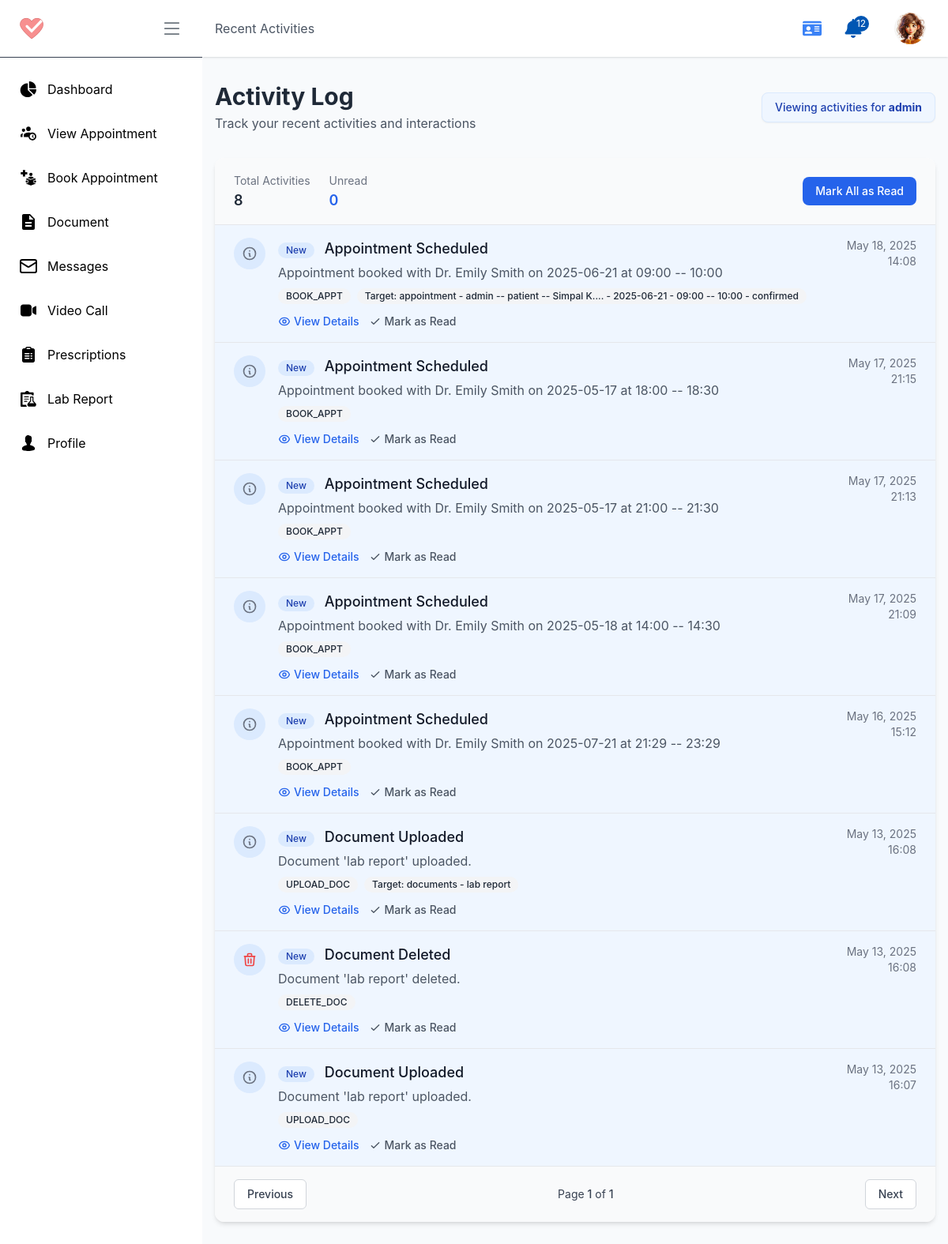
/p/activities/ (signed in), run on an earlier commit of the app's database.
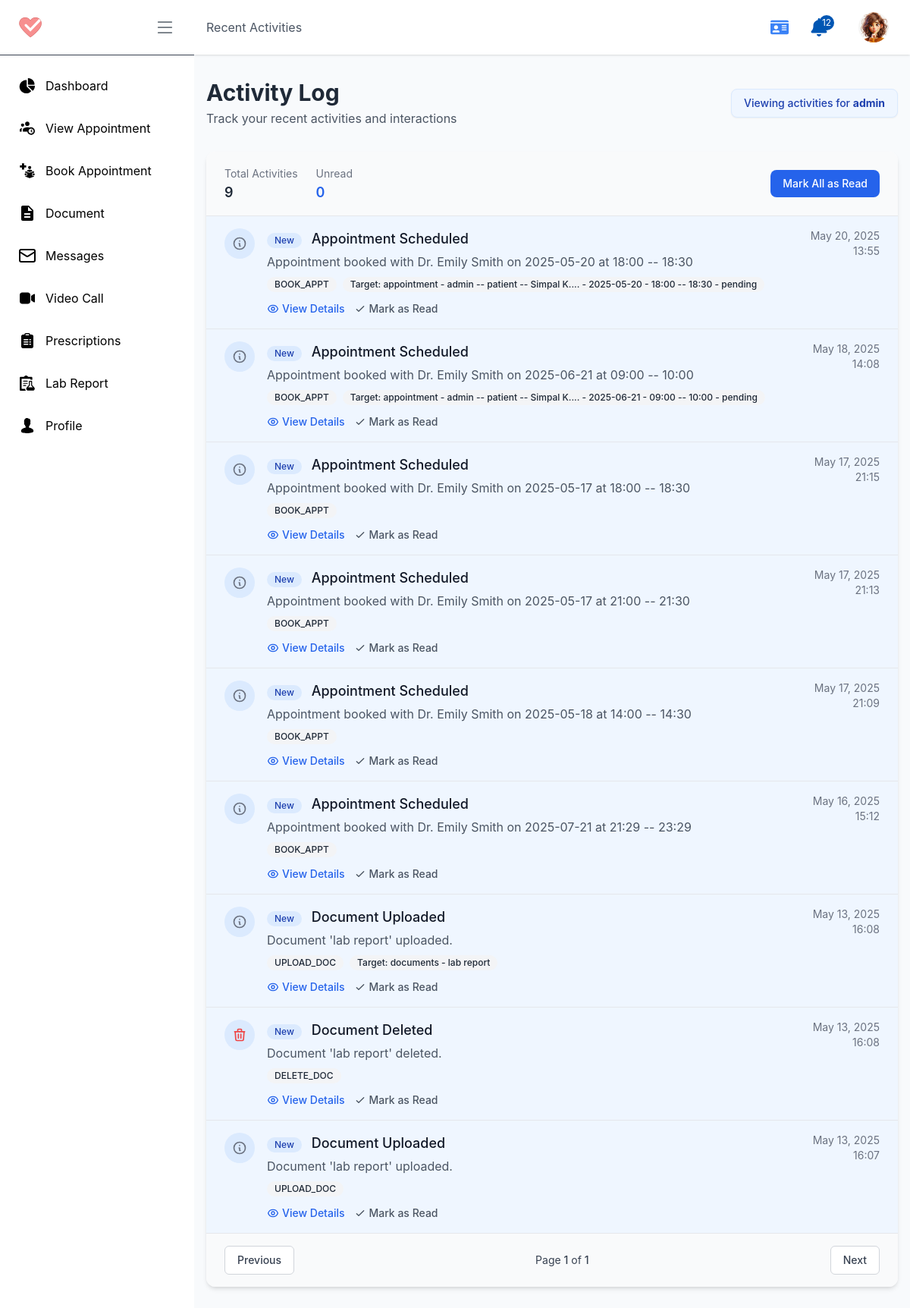
And on a later commit of the database.
### account/models.py (models this page shows, shortened)
class ActivityLog(models.Model):
    profile = models.ForeignKey(Profile, on_delete=models.CASCADE, related_name="activity_logs")
    action = models.CharField(max_length=50)
    title = models.CharField(max_length=255, blank=True)
    description = models.TextField(blank=True)
    timestamp = models.DateTimeField(auto_now_add=True)
    viewed = models.BooleanField(default=False)
    target_content_type = models.ForeignKey(
        ContentType, on_delete=models.CASCADE, null=True, blank=True
    )
    target_object_id = models.PositiveIntegerField(null=True, blank=True)
    target = GenericForeignKey("target_content_type", "target_object_id")
    class Meta:
        ordering = ["-timestamp"]
    def get_target_display(self):
        if self.target_content_type:
            return f"{self.target_content_type.model} - {self.target}"
        return "No target"

class Profile(models.Model):
    user = models.OneToOneField(User, on_delete=models.CASCADE, related_name="profile")
    role = models.CharField(max_length=10, choices=USER_ROLES, default='patient')
    profile_pic = models.ImageField(upload_to='profile_pictures/', default='profile_pictures/default.jpg')
    phone_regex = RegexValidator(regex=r'^\+?1?\d{9,15}$', message="Phone number must be entered in the format: '+999999999'. Up to 15 digits allowed.")
    ph_number = models.CharField(validators=[phone_regex], max_length=16, blank=True) # validators should be a list
    address = models.CharField(max_length=255, blank=True)
    date_of_birth = models.DateField(null=True, blank=True)
    gender = models.CharField(max_length=10, choices=[('male', 'Male'), ('female', 'Female'), ('other', 'Other')], blank=True)
    email_notification = models.BooleanField(default=True)
    sms_notification = models.BooleanField(default=True)
    reminders = models.BooleanField(default=True)
    created_at = models.DateTimeField(auto_now_add=True)
    updated_at = models.DateTimeField(auto_now=True)
    is_active = models.BooleanField(default=True)
    is_verified = models.BooleanField(default=False)
    def __str__(self):
        return f"{self.user.username} -- {self.role} -- {self.user.first_name}"

### patient/models.py (models this page shows, shortened)
class Appointment(models.Model):
    APPOINTMENT_TYPES =  [
        ('general_consultation', 'General Consultation'),
        ('follow_up_visit', 'Follow-up Visit'),
        ('online_consultation', 'Online Consultation'),
        ('offline_consultation', 'Offline Consultation'),
    ]
    uuid = models.UUIDField(default=uuid.uuid4, editable=True)
    profile = models.ForeignKey(Profile, on_delete=models.CASCADE, related_name="patients_appointments", help_text=" Patient Profile")
    doctor = models.ForeignKey(DoctorProfile, on_delete=models.SET_NULL, related_name="patients_appointments", blank=True, null=True)
    time_slot = models.ForeignKey(AppointmentTimeSlot, on_delete=models.SET_NULL, related_name="patients_appointments", blank=True, null=True)
    appointment_type = models.CharField(max_length=50, choices=APPOINTMENT_TYPES, default='general_consultation')
    appointment_date = models.DateField()
    appointment_time_str = models.CharField(max_length=50, blank=True)
    file = models.FileField(upload_to='appointment_files/', blank=True)
    reason = models.TextField(blank=True)
    STATUS_TYPE = [
        ('pending', 'Pending'),
        ('confirmed', 'Confirmed'),
        ('cancelled', 'Cancelled'),
        ('completed', 'Completed')
    ]
    status = models.CharField(max_length=50,  choices=STATUS_TYPE, default='pending')
    cancled_by = models.ForeignKey(Profile, on_delete=models.SET_NULL, related_name="cancelled_appointments", blank=True, null=True)
    cancel_reason = models.TextField(blank=True, null=True)
    confirm_by = models.ForeignKey(Profile, on_delete=models.SET_NULL, related_name="confirmed_appointments", blank=True, null=True)
    created_at = models.DateTimeField(auto_now_add=True, blank=True)
    updated_at = models.DateTimeField(auto_now=True, blank=True)
    def __str__(self):
        return f"{self.profile} - {self.appointment_date} - {self.appointment_time_str} - {self.status}"

class Documents(models.Model):
    profile = models.ForeignKey(Profile, on_delete=models.CASCADE, related_name="patients_documents")
    nick_name = models.CharField(max_length=255, blank=True)
    doc_type = models.CharField(max_length=100, blank=True)
    notes = models.TextField(blank= True)
    from_our_clinic = models.BooleanField(default=False)
    file = models.FileField(upload_to='patients_documents/', blank=True)
    created_at = models.DateTimeField(auto_now_add=True, blank=True)
    updated_at = models.DateTimeField(auto_now=True, blank=True)
    def __str__(self):
        return f"{self.nick_name}"

### patient/views.py (the view)
# urls.py: path('activities/', p_activities, name='activities'),
def p_activities(request: HttpRequest):
    profile: Profile = request.user.profile
    activities = ActivityLog.objects.filter(profile=profile).order_by('-timestamp')
    context = {
        'profile': profile,
        'activities': activities,
    }
    return render(request, 'pages/patient/activities.html', context)

### home/templatetags/url_resolver.py (called while the page is built)
@register.simple_tag
def role_to_url(role, destination):
    try:
        return reverse(f"{role}:{destination}")
    except NoReverseMatch:
        return "#"  # fallback URL if the view is not found

### templates/pages/patient/activities.html (shortened to what the changed rows need)
{% extends "pages/patient/P_base.html" %}
{% load static %}
{% block content %}
<div class="container mx-auto px-4 py-8 max-w-6xl">
    <div class="mb-8 flex justify-between items-center">
        <div>
            <h1 class="text-3xl font-bold text-gray-800">Activity Log</h1>
        </div>
    </div>
    <div class="bg-white rounded-xl shadow-md overflow-hidden">
        <div class="bg-gray-50 px-6 py-4 border-b border-gray-200">
            <div class="flex flex-wrap justify-between items-center">
                <div class="flex space-x-6">
                    <div>
                        <span class="text-gray-500 text-sm">Total Activities</span>
                        <p class="text-lg font-semibold text-gray-800">{{ activities|length }}</p>
                    </div>
                </div>
            </div>
        </div>
        <div class="divide-y divide-gray-200">
            {% for activity in activities %}
                <div class="px-6 py-4 {% if not activity.viewed %}bg-blue-50{% endif %} hover:bg-gray-50 transition duration-150">
                    <div class="flex items-start">
                        <div class="h-10 w-10 rounded-full bg-{% if not activity.viewed %}blue{% else %}gray{% endif %}-100 flex items-center justify-center flex-shrink-0">
                            {% if "create" in activity.action|lower or "add" in activity.action|lower %}
                                <svg class="h-5 w-5 text-green-500" fill="none" stroke="currentColor" viewBox="0 0 24 24" xmlns="http://www.w3.org/2000/svg">
                                    <path stroke-linecap="round" stroke-linejoin="round" stroke-width="2" d="M12 6v6m0 0v6m0-6h6m-6 0H6"></path>
                                </svg>
                            {% elif "delete" in activity.action|lower or "remove" in activity.action|lower %}
                                <svg class="h-5 w-5 text-red-500" fill="none" stroke="currentColor" viewBox="0 0 24 24" xmlns="http://www.w3.org/2000/svg">
                                    <path stroke-linecap="round" stroke-linejoin="round" stroke-width="2" d="M19 7l-.867 12.142A2 2 0 0116.138 21H7.862a2 2 0 01-1.995-1.858L5 7m5 4v6m4-6v6m1-10V4a1 1 0 00-1-1h-4a1 1 0 00-1 1v3M4 7h16"></path>
                                </svg>
                            {% else %}
                                <svg class="h-5 w-5 text-gray-500" fill="none" stroke="currentColor" viewBox="0 0 24 24" xmlns="http://www.w3.org/2000/svg">
                                    <path stroke-linecap="round" stroke-linejoin="round" stroke-width="2" d="M13 16h-1v-4h-1m1-4h.01M21 12a9 9 0 11-18 0 9 9 0 0118 0z"></path>
                                </svg>
                            {% endif %}
                        </div>
                        <div class="ml-4 flex-1">
                            <div class="flex justify-between items-start">
                                <div>
                                    <h3 class="text-lg font-medium text-gray-900">
                                        {% if not activity.viewed %}
                                            <span class="inline-flex items-center px-2.5 py-0.5 rounded-full text-xs font-medium bg-blue-100 text-blue-800 mr-2">
                                                New
                                            </span>
                                        {% endif %}
                                        {{ activity.title|default:activity.action }}
                                    </h3>
                                    {% if activity.description %}
                                        <p class="mt-1 text-gray-600">{{ activity.description|truncatechars:120 }}</p>
                                    {% endif %}
                                </div>
                                <span class="text-sm text-gray-500 whitespace-nowrap ml-4">
                                    {{ activity.timestamp|date:"M d, Y" }}
                                    <span class="block text-right">{{ activity.timestamp|time:"H:i" }}</span>
                                </span>
                            </div>
                            <div class="mt-2 flex flex-wrap gap-2">
                                <span class="inline-flex items-center px-2.5 py-0.5 rounded-full text-xs font-medium bg-gray-100 text-gray-800">
                                    {{ activity.action }}
                                </span>
                                {% if activity.target %}
                                <span class="inline-flex items-center px-2.5 py-0.5 rounded-full text-xs font-medium bg-gray-100 text-gray-800">
                                    Target: {{ activity.get_target_display }}
                                </span>
                                {% endif %}
                            </div>
                            <div class="mt-3 flex items-center space-x-3">
                                <a href="#" class="text-sm text-blue-600 hover:text-blue-800 font-medium flex items-center">
                                    View Details
                                </a>
                                {% if not activity.viewed %}
                                <a href="#" class="text-sm text-gray-600 hover:text-gray-800 font-medium flex items-center">
                                    <svg class="h-4 w-4 mr-1" fill="none" stroke="currentColor" viewBox="0 0 24 24" xmlns="http://www.w3.org/2000/svg">
                                        <path stroke-linecap="round" stroke-linejoin="round" stroke-width="2" d="M5 13l4 4L19 7"></path>
                                    </svg>
                                    Mark as Read
                                </a>
                                {% endif %}
                            </div>
                        </div>
                    </div>
                </div>
            {% endfor %}
        </div>
    </div>
</div>
{% endblock %}

What changed in the data, as far as the page shows it:
added ActivityLog: viewed "New", title "Appointment Scheduled", description "Appointment booked with Dr. Emily Smith on 2025-05-20 at 18:00 -- 18:30", timestamp "May 20, 2025", timestamp "13:55", action "BOOK_APPT", target "appointment - admin -- patient -- Simpal K.... - 2025-05-20 - 18:00 -- 18:30 - pending"
changed through a linked row, ActivityLog: target "appointment - admin -- patient -- Simpal K.... - 2025-06-21 - 09:00 -- 10:00 - confirmed" → "appointment - admin -- patient -- Simpal K.... - 2025-06-21 - 09:00 -- 10:00 - pending"
Also different on the page:
{{ activities|length }}: "8" → "9"
